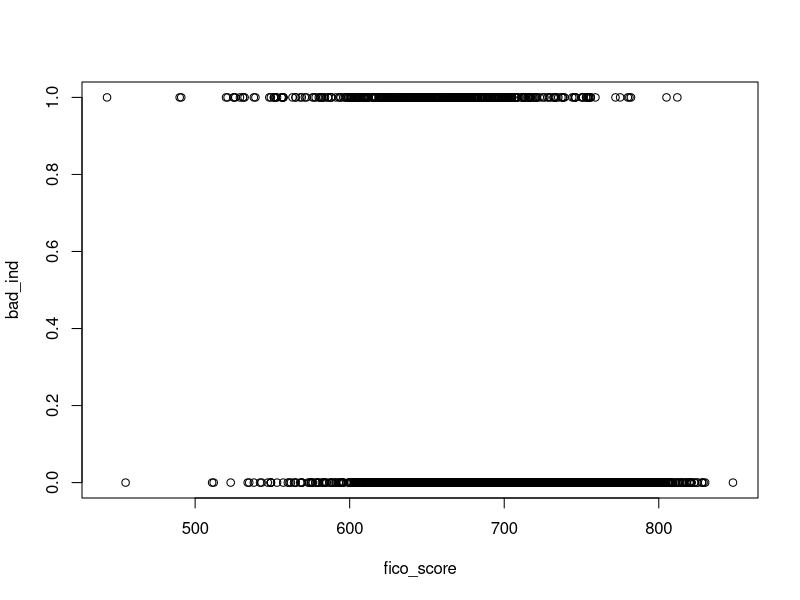
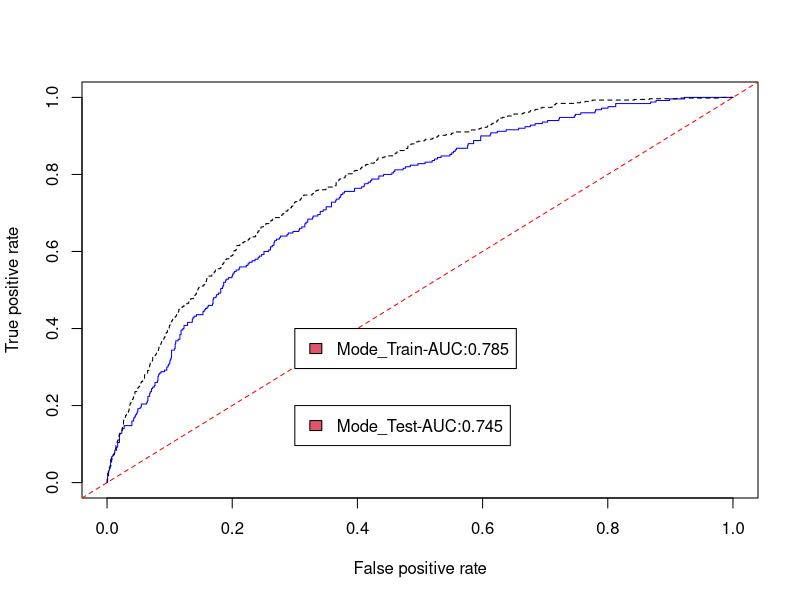
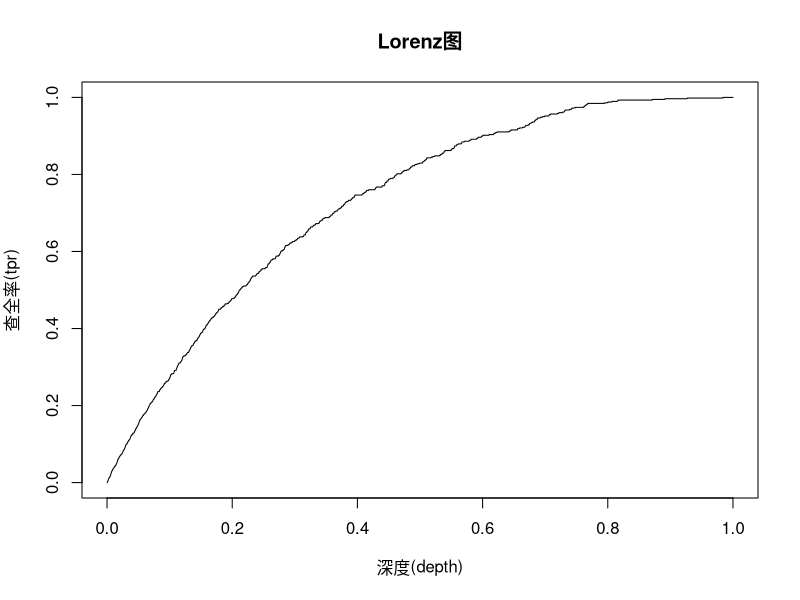
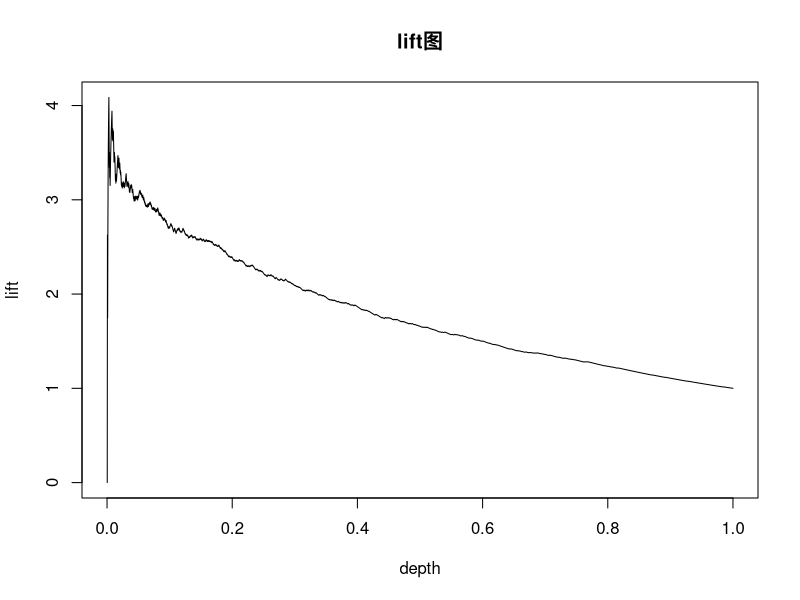
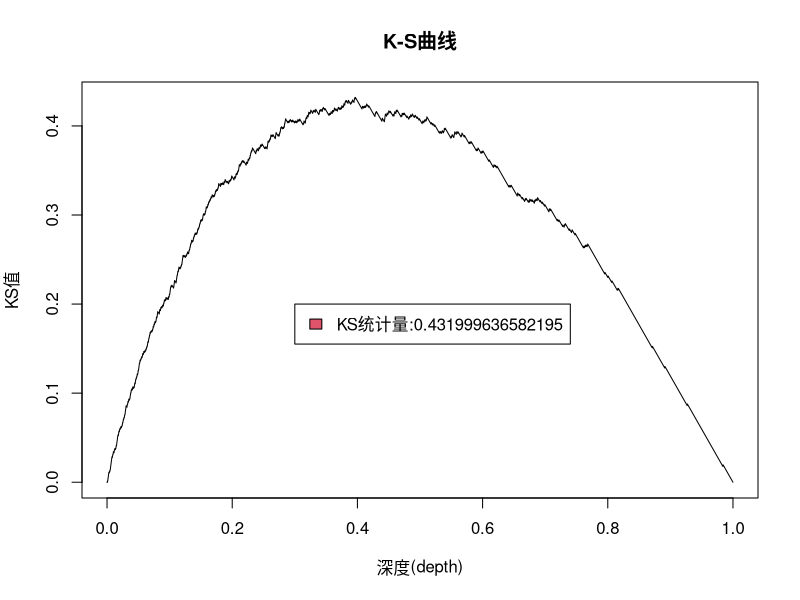

These charts were generated, in order, by the following R code:
#第7讲 逻辑回归
##数据说明：本数据是一份汽车贷款违约数据
##名称	中文含义
##application_id	申请者ID
##account_number	帐户号
##bad_ind	是否违约
##vehicle_year	汽车购买时间
##vehicle_make	汽车制造商
##bankruptcy_ind	曾经破产标识
##tot_derog	五年内信用不良事件数量(比如手机欠费消号)
##tot_tr	全部帐户数量
##age_oldest_tr	最久账号存续时间(月)
##tot_open_tr	在使用帐户数量
##tot_rev_tr	在使用可循环贷款帐户数量(比如信用卡)
##tot_rev_debt	在使用可循环贷款帐户余额(比如信用卡欠款)
##tot_rev_line	可循环贷款帐户限额(信用卡授权额度)
##rev_util	可循环贷款帐户使用比例(余额/限额)
##fico_score	FICO打分
##purch_price	汽车购买金额(元)
##msrp	建议售价
##down_pyt	分期付款的首次交款
##loan_term	贷款期限(月)
##loan_amt	贷款金额
##ltv	贷款金额/建议售价*100
##tot_income	月均收入(元)
##veh_mileage	行使历程(Mile)
##used_ind	是否二手车
##weight	样本权重
#—————————————————————————————————————————————————————————————————————————————————————————————————————————————###
setwd('D:\\R_edu\\data')
#导入数据和数据清洗
accepts<-read.csv("accepts.csv")
accepts<-na.omit(accepts)
attach(accepts)
#7.1 分类变量的相关关系
#曾经破产标识与是否违约是否有关系?
table(bad_ind)
table(bankruptcy_ind)
table(bankruptcy_ind,bad_ind)
#对于两分类变量的列联表分析，使用prettyR包中的xtab函数
library(prettyR)
xtab(~ bankruptcy_ind + bad_ind, data=accepts)

chisq.test(x=accepts$bankruptcy_ind,y=accepts$bad_ind)
xtab(~ bankruptcy_ind + bad_ind, data=accepts, chisq = TRUE)

#7.2 逻辑回归
#随机抽样，建立训练集与测试集
set.seed(100)
select<-sample(1:nrow(accepts),length(accepts$application_id)*0.7)
train=accepts[select,]
test=accepts[-select,]
attach(train)
plot(fico_score,bad_ind)

lg<-glm(bad_ind ~fico_score,family=binomial(link='logit'))
summary(lg)

lg<-glm(bad_ind ~fico_score+bankruptcy_ind+tot_derog+age_oldest_tr+rev_util+ltv+veh_mileage,family=binomial(link='logit'))
summary(lg)
lg_ms<-step(lg,direction = "both")
summary(lg_ms)
train$lg_p<-predict(lg_ms, train) 
summary(train$lg_p)
train$p<-1/(1+exp(-1*train$lg_p))
summary(train$p)

library(car)
vif(lg)
#7.3 模型评估
#对分类数据预测需要加上bad_ind参数 
test$lg_p<-predict(lg_ms, test) 
test$p<-(1/(1+exp(-1*test$lg_p)))
summary(test$p)
test$out<-1
test[test$p<0.2,]$out<-0
table(test$bad_ind,test$out)

#7.3.1计算准确率
rate2<-sum(test$out==test$bad_ind)/length(test$bad_ind)

#7.3.2绘制ROC曲线
#旧方法
library(ROCR)
pred_Te <- prediction(test$p, test$bad_ind)
perf_Te <- performance(pred_Te,"tpr","fpr")
pred_Tr <- prediction(train$p, train$bad_ind)
perf_Tr <- performance(pred_Tr,"tpr","fpr")
plot(perf_Te, col='blue',lty=1);
plot(perf_Tr, col='black',lty=2,add=TRUE);
abline(0,1,lty=2,col='red')

lr_m_auc<-round(as.numeric(performance(pred_Tr,'auc')@y.values),3)
lr_m_str<-paste("Mode_Train-AUC:",lr_m_auc,sep="")
legend(0.3,0.4,c(lr_m_str),2:8)

lr_m_auc<-round(as.numeric(performance(pred_Te,'auc')@y.values),3)
lr_m_ste<-paste("Mode_Test-AUC:",lr_m_auc,sep="")
legend(0.3,0.2,c(lr_m_ste),2:8)

#新方法
#library(pROC)
#plot.roc(bad_ind~p,train,col="1")->r1
#rocobjtr<- roc(train$bad_ind, train$p)
#auc(rocobjtr)
#lines.roc(bad_ind~p,test,col='2')->r2
#rocobjte <- roc(test$bad_ind, test$p)
#auc(rocobjte)
#roc.test(r1,r2)

#7.3.3绘制洛伦兹曲线
pred_Tr <- prediction(train$p, train$bad_ind)
tpr <- performance(pred_Tr,measure='tpr')@y.values[[1]]
depth <- performance(pred_Tr,measure='rpp')@y.values[[1]]
plot(depth,tpr,type='l',main='Lorenz图',ylab='查全率(tpr)',xlab='深度(depth)')


#7.3.4绘制累积提升度曲线
library(ROCR)
pred_Tr <- prediction(train$p, train$bad_ind)
lift <- performance(pred_Tr,measure='lift')@y.values[[1]]
depth <- performance(pred_Tr,measure='rpp')@y.values[[1]]
plot(depth,lift,type='l',main='lift图',ylab='lift',xlab='depth')

#7.3.5绘制K-S曲线
pred_Tr <- prediction(train$p, train$bad_ind)
tpr <- performance(pred_Tr,measure='tpr')@y.values[[1]]
fpr <- performance(pred_Tr,measure='fpr')@y.values[[1]]
ks<-(tpr-fpr)
depth <- performance(pred_Tr,measure='rpp')@y.values[[1]]
plot(depth,ks,type='l',main='K-S曲线',ylab='KS值',xlab='深度(depth)')
kslable<-paste("KS统计量:",max(ks),sep="")
legend(0.3,0.2,c(kslable),2:8)
